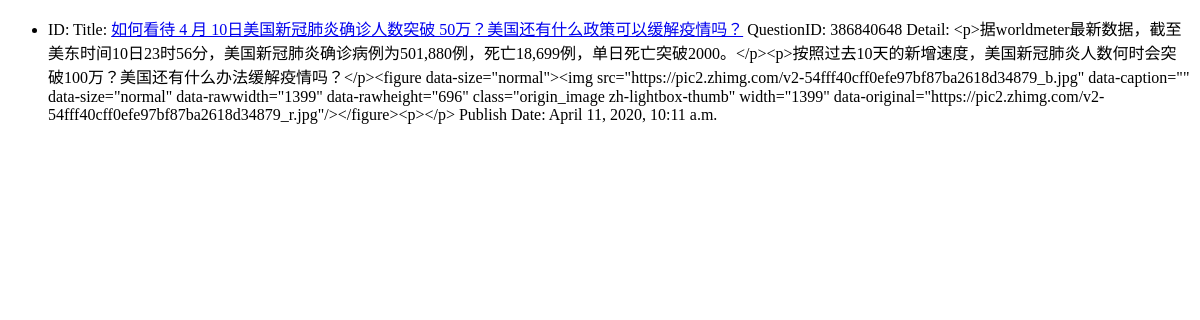
The page /question/ on the database as committed earlier.
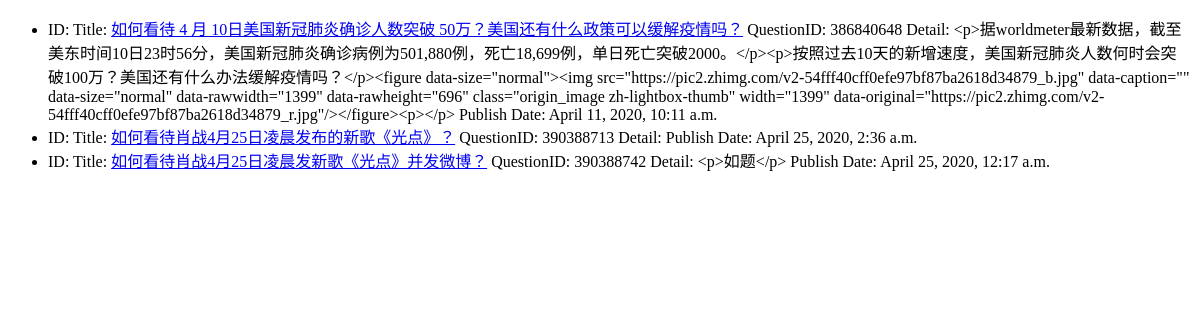
The same page on the database as committed later.
### common/models.py (models this page shows)
class Question(models.Model):
    question_pubDate = models.DateTimeField('question date published')
    question_title = models.TextField()
    question_detail = models.TextField()
    question_id = models.IntegerField(primary_key=True)

### common/views.py (the view)
# urls.py: path('question/', views.question, name='question'),
def question(request):
    question_list = Question.objects.all()
    context = {
        'question_list': question_list
    }
    return render(request, 'common/templates/question.html', context)

### common/templates/question.html (shortened to what this page needs)
<!DOCTYPE html>
<html lang="en">
<head>
</head>
<body>
{% if question_list %}
    <ul>
        {% for question in question_list %}
            <li>ID: {{ question.id }}
                Title: <a href="{{ question.question_id }}">{{ question.question_title }}</a>
                QuestionID: {{ question.question_id }}
                Detail: {{ question.question_detail }}
                Publish Date: {{ question.question_pubDate }}
            </li>
        {% endfor %}
    </ul>
{% else %}
    <p>No questions are available</p>
{% endif %}
</body>
</html>

Rows that differ between the two databases and show on the page:
added Question: question_title "如何看待肖战4月25日凌晨发布的新歌《光点》？", question_id "390388713", question_pubDate "April 25, 2020, 2:36 a.m."
added Question: question_title "如何看待肖战4月25日凌晨发新歌《光点》并发微博？", question_id "390388742", question_detail "<p>如题</p>", question_pubDate "April 25, 2020, 12:17 a.m."
